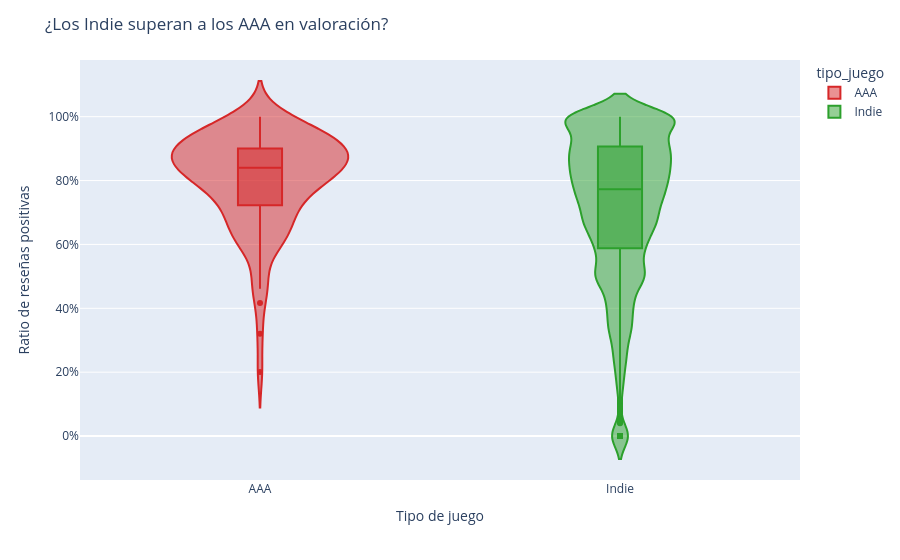

Notebook source saved alongside this figure:
### Markdown cell above
## 1. Indie vs AAA: Comparativa del Ratio de Reseñas Positivas

**Pregunta de investigación:** ¿Logran los juegos con la etiqueta "Indie" superar en ratio de reseñas positivas a los juegos de grandes publicadores (AAA) a pesar de tener menor volumen de propietarios?

### Code cell
df_filtrado_violin = steam_data[steam_data['tipo_juego'].isin(["Indie", "AAA"])]

fig = px.violin(
    df_filtrado_violin,
    x="tipo_juego",
    y="ratio_positivo",
    color="tipo_juego",
    box=True,
    color_discrete_map={"Indie": "#2ca02c", "AAA": "#d62728"}
)

fig.update_layout(
    title="¿Los Indie superan a los AAA en valoración?",
    xaxis_title="Tipo de juego",
    yaxis_title="Ratio de reseñas positivas",
    yaxis_tickformat=".0%"
)

fig.show()

### Figure 1 — Plotly figure (JSON) as saved in the notebook; plotly's stock layout.template omitted (floating-point values rounded to 4 significant figures; data arrays with more than 128 entries replaced by an {"elided": "..."} marker saying what was removed)
{"data": [{"alignmentgroup": "True", "box": {"visible": true}, "hovertemplate": "tipo_juego=%{x}<br>ratio_positivo=%{y}<extra></extra>", "legendgroup": "AAA", "marker": {"color": "#d62728"}, "name": "AAA", "offsetgroup": "AAA", "orientation": "v", "scalegroup": "True", "showlegend": true, "type": "violin", "x": ["AAA", "AAA", "AAA", "AAA", "AAA", "AAA", "AAA", "AAA", "AAA", "AAA", "AAA", "AAA", "AAA", "AAA", "AAA", "AAA", "AAA", "AAA", "AAA", "AAA", "AAA", "AAA", "AAA", "AAA", "AAA", "AAA", "AAA", "AAA", "AAA", "AAA", "AAA", "AAA", "AAA", "AAA", "AAA", "AAA", "AAA", "AAA", "AAA", "AAA", "AAA", "AAA", "AAA", "AAA", "AAA", "AAA", "AAA", "AAA", "AAA", "AAA", "AAA", "AAA", "AAA", "AAA", "AAA", "AAA", "AAA", "AAA", "AAA", "AAA", "AAA", "AAA", "AAA", "AAA", "AAA", "AAA", "AAA", "AAA", "AAA", "AAA", "AAA", "AAA", "AAA", "AAA", "AAA", "AAA", "AAA", "AAA", "AAA", "AAA", "AAA", "AAA", "AAA", "AAA", "AAA", "AAA", "AAA", "AAA", "AAA", "AAA", "AAA", "AAA", "AAA", "AAA", "AAA", "AAA", "AAA"], "x0": " ", "xaxis": "x", "y": [0.9739, 0.8398, 0.8956, 0.8266, 0.8013, 0.9619, 0.8939, 0.9656, 0.9564, 0.7815, 0.8966, 0.8844, 0.8501, 0.7422, 0.9386, 0.9796, 0.9523, 0.9381, 0.9498, 0.9676, 0.8587, 0.9865, 0.9488, 0.9314, 0.8628, 0.923, 0.8923, 0.8668, 0.8596, 0.9074, 0.6667, 0.8584, 0.7007, 0.7243, 0.6122, 0.8511, 0.6145, 0.9303, 0.8864, 0.8232, 0.9184, 0.8785, 0.7008, 0.8196, 0.8398, 0.8853, 0.7629, 0.8366, 0.875, 0.7895, 0.8358, 0.6682, 0.8045, 0.6725, 0.8383, 0.3203, 0.6268, 0.717, 0.6059, 0.9136, 0.4941, 0.6022, 0.802, 0.625, 0.8975, 0.806, 0.8839, 0.762, 0.9226, 0.7118, 0.7734, 0.8936, 0.7957, 0.9528, 0.7075, 0.5801, 0.8138, 0.6942, 0.7983, 0.8571, 1.0, 0.4167, 0.4862, 1.0, 0.8603, 0.7488, 0.7731, 0.6437, 0.8704, 0.4615, 0.8214, 0.2008, 0.6308, 0.9288, 0.8772, 0.7658, 0.9259], "y0": " ", "yaxis": "y"}, {"alignmentgroup": "True", "box": {"visible": true}, "hovertemplate": "tipo_juego=%{x}<br>ratio_positivo=%{y}<extra></extra>", "legendgroup": "Indie", "marker": {"color": "#2ca02c"}, "name": "Indie", "offsetgroup": "Indie", "orientation": "v", "scalegroup": "True", "showlegend": true, "type": "violin", "x": {"elided": "16232 str values"}, "x0": " ", "xaxis": "x", "y": {"elided": "16232 float values"}, "y0": " ", "yaxis": "y"}], "layout": {"legend": {"title": {"text": "tipo_juego"}, "tracegroupgap": 0}, "margin": {"t": 60}, "title": {"text": "¿Los Indie superan a los AAA en valoración?"}, "violinmode": "overlay", "xaxis": {"anchor": "y", "categoryarray": ["AAA", "Indie"], "categoryorder": "array", "domain": [0, 1], "title": {"text": "Tipo de juego"}}, "yaxis": {"anchor": "x", "domain": [0, 1], "tickformat": ".0%", "title": {"text": "Ratio de reseñas positivas"}}}}
